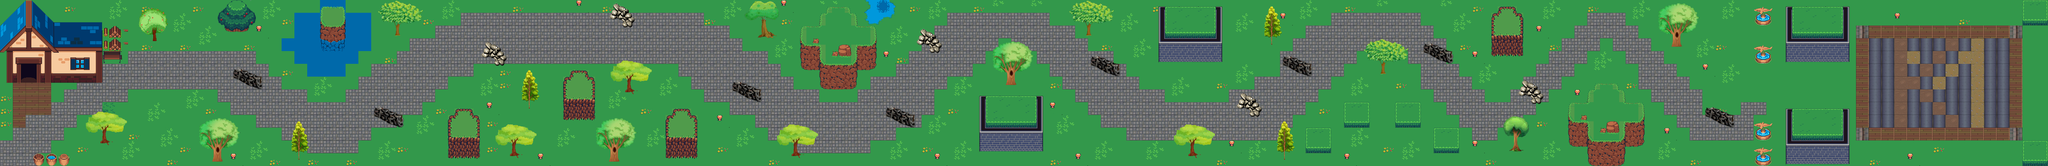

Tiled map render using the project's own tile images. Description and the map definition, with tile-layer contents summarised, below:
An orthogonal 160x13 tile map with 32x32 px tiles, 2 tile layers (backgrond, graphics) and 104 objects.

<map version="1.2" tiledversion="1.3.4" orientation="orthogonal" renderorder="right-down" width="160" height="13" tilewidth="32" tileheight="32" infinite="0" nextlayerid="19" nextobjectid="313">
 <editorsettings>
  <export target="TestLevel1.tmx" format="tmx" />
 </editorsettings>
 <tileset firstgid="1" source="additionalTileSet.tsx" />
 <layer id="1" name="backgrond" width="160" height="13">
  <data>[2080 cells, 2078 non-empty, 17 distinct tile ids]</data>
 </layer>
 <layer id="2" name="graphics" width="160" height="13">
  <data>[2080 cells, 1099 non-empty, 306 distinct tile ids]</data>
 </layer>
 <objectgroup id="9" name="edges">
  <object id="87" x="0" y="-0.5" width="2" height="416" />
  <object id="89" x="0.181818" y="-0.181818" width="5119.82" height="2.84848" />
  <object id="92" x="5118" y="-0.666667" width="2" height="416.667" />
  <object id="94" x="0" y="413.333" width="5120" height="2" />
 </objectgroup>
 <objectgroup id="13" name="trees">
  <object id="156" x="255.75" y="345.75" width="9.75" height="13" />
  <object id="157" x="258.25" y="70.5" width="44.25" height="24.5" />
  <object id="158" x="259" y="103" width="43.25" height="23.75" />
  <object id="159" x="256.5" y="137" width="48.25" height="12.75" />
  <object id="160" x="83.6667" y="395.667" width="24.3333" height="17.3333" />
  <object id="161" x="115.667" y="396.333" width="26.3333" height="16.3333" />
  <object id="162" x="146.667" y="395.667" width="26" height="16.6667" />
  <object id="163" x="382.5" y="93.75" width="8" height="8.75" />
  <object id="164" x="533.818" y="390.909" width="19.4545" height="14.1818" />
  <object id="165" x="562" y="67" width="60" height="12.5" />
  <object id="166" x="746" y="391.091" width="1.81818" height="8.72727" />
  <object id="168" x="990.25" y="76.25" width="7.5" height="13.25" />
  <object id="169" x="1321.67" y="261.333" width="2" height="11" />
  <object id="170" x="1279.88" y="378.5" width="9.75" height="12.375" />
  <object id="171" x="1526.25" y="386.5" width="18.25" height="18.25" />
  <object id="172" x="1568.5" y="214" width="8.5" height="17" />
  <object id="173" x="1983" y="376.25" width="10.75" height="14.75" />
  <object id="174" x="1904" y="74.5" width="14.5" height="19.25" />
  <object id="176" x="1918.5" y="80" width="7.5" height="14.75" />
  <object id="177" x="2518.25" y="195.75" width="18.25" height="17" />
  <object id="178" x="2718.18" y="76.9091" width="7.27273" height="12.5455" />
  <object id="179" x="2975.67" y="373.667" width="9.33333" height="17" />
  <object id="180" x="3209.64" y="388" width="2.36364" height="11.8182" />
  <object id="181" x="3177.75" y="97" width="2.25" height="15.5" />
  <object id="183" x="3453.67" y="174.333" width="7.66667" height="10.3333" />
  <object id="184" x="3784.5" y="360.75" width="9.25" height="18.5" />
  <object id="185" x="3775" y="373.5" width="24.5" height="3.5" />
  <object id="186" x="4181.75" y="97.5" width="19" height="19.75" />
 </objectgroup>
 <objectgroup id="12" name="buildings" offsetx="0" offsety="0.25">
  <object id="121" x="16" y="132" width="239" height="76" />
  <object id="224" x="586.167" y="182.917" width="49.6667" height="14.6667" />
  <object id="226" x="616.333" y="192.417" width="34.8333" height="20.5" />
  <object id="229" x="943.75" y="272" width="27.25" height="23.75" />
  <object id="236" x="971.25" y="287.25" width="34.75" height="21.5" />
  <object id="242" x="1214.67" y="110.417" width="21.3333" height="27.3333" />
  <object id="244" x="1236.67" y="119.75" width="18.6667" height="38" />
  <object id="246" x="1557.25" y="28.3333" width="16.9167" height="35.1667" />
  <object id="248" x="1538.25" y="16.25" width="20.5" height="28.75" />
  <object id="250" x="1839.33" y="207.083" width="21.3333" height="25.3333" />
  <object id="254" x="1861.67" y="221.75" width="40" height="23.6667" />
  <object id="256" x="2307.25" y="78.4167" width="15.9167" height="31.5833" />
  <object id="257" x="2327.25" y="98" width="17.25" height="32" />
  <object id="260" x="2223.75" y="275.25" width="31.25" height="19" />
  <object id="261" x="2248.75" y="291.333" width="36.25" height="16.9167" />
  <object id="263" x="2730.75" y="146.417" width="33.5833" height="17.75" />
  <object id="265" x="2758.5" y="159.75" width="38.5" height="17.25" />
  <object id="267" x="3108" y="240.25" width="20" height="30.75" />
  <object id="268" x="3128" y="249.5" width="17" height="39.75" />
  <object id="270" x="3208.25" y="146.5" width="34.25" height="17.25" />
  <object id="271" x="3235.75" y="159" width="40.75" height="18.25" />
  <object id="273" x="3560" y="118.083" width="44.5" height="15.6667" />
  <object id="274" x="3587.5" y="133.5" width="48" height="16.5" />
  <object id="277" x="3805" y="204.75" width="21.5" height="32.5" />
  <object id="279" x="3827" y="219.75" width="20" height="35" />
  <object id="281" x="4268" y="269.75" width="28" height="24" />
  <object id="282" x="4298" y="279.75" width="23" height="31" />
  <object id="283" x="4323" y="287.75" width="10" height="30" />
 </objectgroup>
 <objectgroup id="4" name="base">
  <object id="12" x="4640" y="62.6667" width="416" height="288.667" />
 </objectgroup>
 <objectgroup id="8" name="towers">
  <object id="66" x="814.5" y="30.5" width="34" height="34" />
  <object id="67" x="1144.25" y="299.5" width="33" height="32.5" />
  <object id="68" x="1430.5" y="203.5" width="36" height="35" />
  <object id="69" x="1686" y="301" width="36.5" height="32.5" />
  <object id="70" x="2075.5" y="58.5" width="42.5" height="42.5" />
  <object id="71" x="2512.5" y="259" width="36" height="34.5" />
  <object id="72" x="2958.33" y="33.3333" width="37.3333" height="33.3333" />
  <object id="74" x="3278" y="331.25" width="35.75" height="30.25" />
  <object id="75" x="3375.5" y="268.5" width="32" height="29.5" />
  <object id="76" x="3501.5" y="267.5" width="36.5" height="31" />
  <object id="77" x="3594.5" y="330.5" width="40" height="32.5" />
  <object id="79" x="3750" y="42" width="37" height="34.6667" />
  <object id="80" x="3992" y="251" width="48" height="43.3333" />
  <object id="81" x="4525.5" y="33.5" width="41" height="35.5" />
  <object id="82" x="4526" y="292" width="41.5" height="34" />
  <object id="84" x="5069.5" y="362" width="38.5" height="34" />
  <object id="85" x="5068.5" y="6.5" width="40" height="36" />
 </objectgroup>
 <objectgroup id="14" name="lake">
  <object id="193" x="711" y="14" width="209" height="167" />
  <object id="197" x="2167" y="5" width="70.5" height="27" />
  <object id="198" x="2161" y="30" width="72" height="17" />
  <object id="199" x="2164" y="46" width="41" height="13.5" />
 </objectgroup>
 <objectgroup id="15" name="towerGround">
  <object id="201" x="1120.25" y="342.25" width="78.75" height="54.25" />
  <object id="202" x="1406.67" y="224" width="81.3333" height="76.6667" />
  <object id="203" x="1664" y="308" width="80" height="88.6667" />
  <object id="204" x="2003.33" y="67.3333" width="46.6667" height="107.333" />
  <object id="205" x="2050" y="67.3333" width="91.3333" height="156" />
  <object id="206" x="2140.67" y="66" width="48" height="108.667" />
  <object id="207" x="2446.67" y="274.667" width="160" height="105.333" />
  <object id="208" x="2895.33" y="40.6667" width="159.333" height="113.333" />
  <object id="209" x="3263.33" y="351.333" width="64.6667" height="31.3333" />
  <object id="210" x="3359.33" y="286.667" width="64" height="32.6667" />
  <object id="211" x="3488" y="288" width="64.6667" height="30.6667" />
  <object id="212" x="3583.33" y="351.333" width="64.6667" height="32" />
  <object id="213" x="3727.33" y="61.3333" width="80.6667" height="80" />
  <object id="214" x="3922.67" y="260" width="46.6667" height="106" />
  </objectgroup>
 <objectgroup id="18" name="bots">
  <!-- 2 objects omitted --></objectgroup>
</map>
<!-- 8 of 104 objects omitted -->
